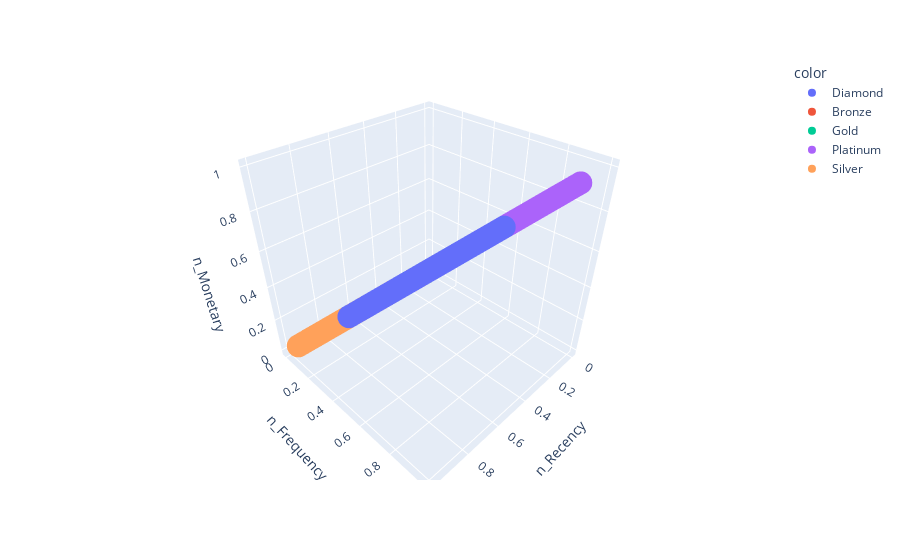

This figure's notebook cell:
### Markdown cell above
### Using plotly to visualize the clusters

### Code cell
import plotly.express as px
fig= px.scatter_3d(rfm_norm,x='n_Recency',y='n_Frequency',z='n_Monetary',color=rfm["Segment"])
fig.show()

### Figure 1 — Plotly figure (JSON) as saved in the notebook; plotly's stock layout.template omitted (floating-point values rounded to 4 significant figures; data arrays with more than 128 entries replaced by an {"elided": "..."} marker saying what was removed)
{"data": [{"hovertemplate": "color=Diamond<br>n_Recency=%{x}<br>n_Frequency=%{y}<br>n_Monetary=%{z}<extra></extra>", "legendgroup": "Diamond", "marker": {"color": "#636efa", "symbol": "circle"}, "mode": "markers", "name": "Diamond", "scene": "scene", "showlegend": true, "type": "scatter3d", "x": {"elided": "859 float values"}, "y": {"elided": "859 float values"}, "z": {"elided": "859 float values"}}, {"hovertemplate": "color=Bronze<br>n_Recency=%{x}<br>n_Frequency=%{y}<br>n_Monetary=%{z}<extra></extra>", "legendgroup": "Bronze", "marker": {"color": "#EF553B", "symbol": "circle"}, "mode": "markers", "name": "Bronze", "scene": "scene", "showlegend": true, "type": "scatter3d", "x": {"elided": "715 float values"}, "y": {"elided": "715 float values"}, "z": {"elided": "715 float values"}}, {"hovertemplate": "color=Gold<br>n_Recency=%{x}<br>n_Frequency=%{y}<br>n_Monetary=%{z}<extra></extra>", "legendgroup": "Gold", "marker": {"color": "#00cc96", "symbol": "circle"}, "mode": "markers", "name": "Gold", "scene": "scene", "showlegend": true, "type": "scatter3d", "x": {"elided": "679 float values"}, "y": {"elided": "679 float values"}, "z": {"elided": "679 float values"}}, {"hovertemplate": "color=Platinum<br>n_Recency=%{x}<br>n_Frequency=%{y}<br>n_Monetary=%{z}<extra></extra>", "legendgroup": "Platinum", "marker": {"color": "#ab63fa", "symbol": "circle"}, "mode": "markers", "name": "Platinum", "scene": "scene", "showlegend": true, "type": "scatter3d", "x": {"elided": "582 float values"}, "y": {"elided": "582 float values"}, "z": {"elided": "582 float values"}}, {"hovertemplate": "color=Silver<br>n_Recency=%{x}<br>n_Frequency=%{y}<br>n_Monetary=%{z}<extra></extra>", "legendgroup": "Silver", "marker": {"color": "#FFA15A", "symbol": "circle"}, "mode": "markers", "name": "Silver", "scene": "scene", "showlegend": true, "type": "scatter3d", "x": {"elided": "653 float values"}, "y": {"elided": "653 float values"}, "z": {"elided": "653 float values"}}], "layout": {"legend": {"title": {"text": "color"}, "tracegroupgap": 0}, "margin": {"t": 60}, "scene": {"domain": {"x": [0, 1], "y": [0, 1]}, "xaxis": {"title": {"text": "n_Recency"}}, "yaxis": {"title": {"text": "n_Frequency"}}, "zaxis": {"title": {"text": "n_Monetary"}}}}}
